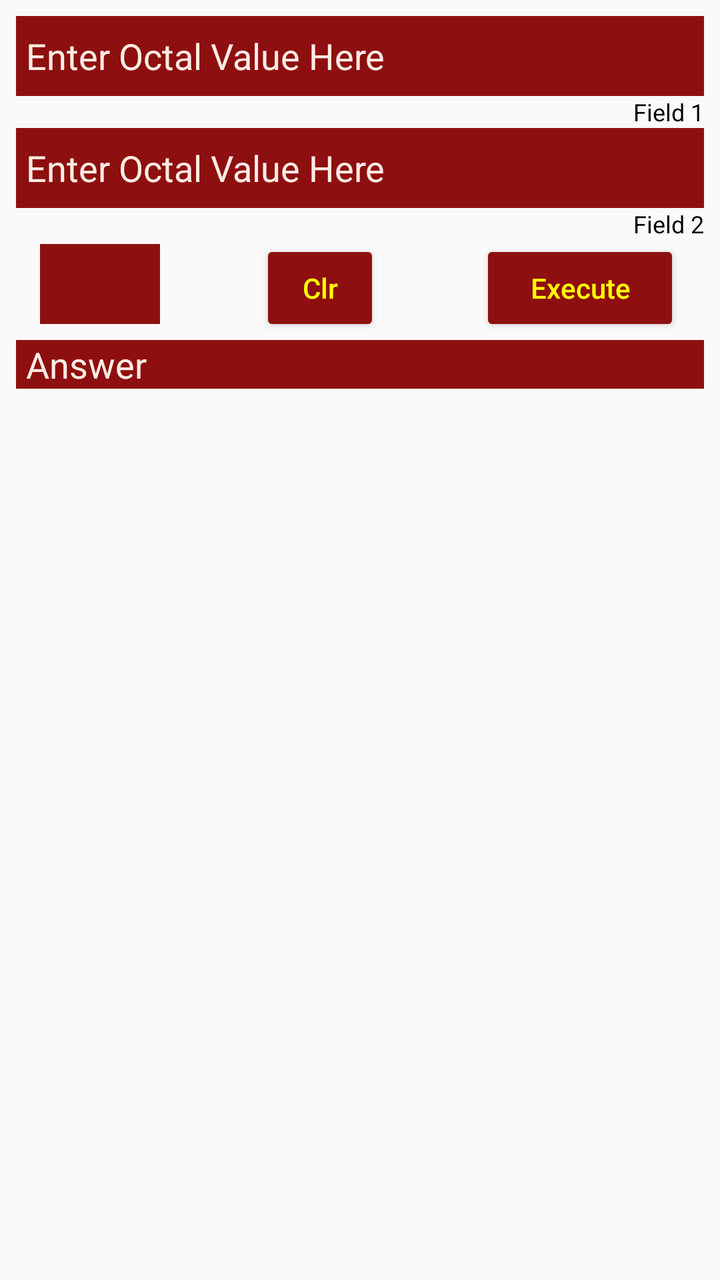
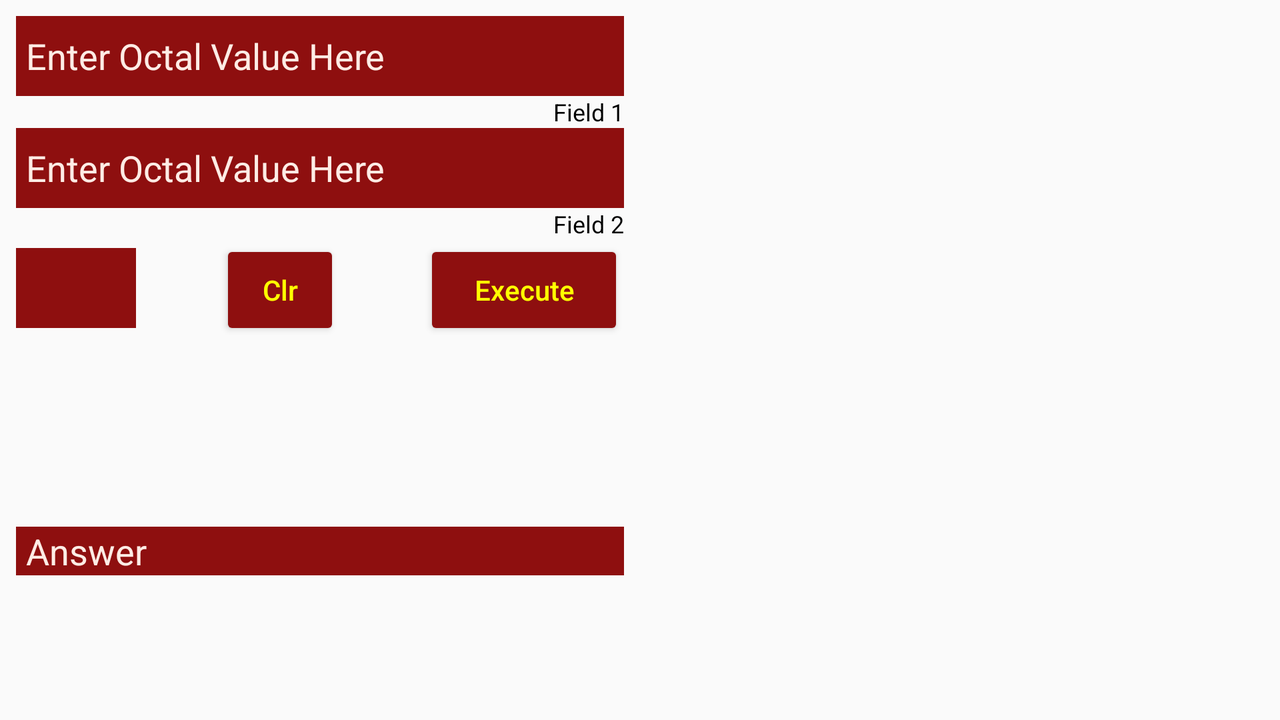

Compare how this app lays out the same screen by default and in its alternative resource folder. The renders come first, then the two layout files and the values they reference.
<!-- AndroidManifest.xml: application theme AppTheme -->
<!-- res/layout/octal_math_tab.xml -->
<?xml version="1.0" encoding="utf-8"?>
<androidx.constraintlayout.widget.ConstraintLayout xmlns:android="http://schemas.android.com/apk/res/android"
    xmlns:app="http://schemas.android.com/apk/res-auto"
    xmlns:tools="http://schemas.android.com/tools"
    android:layout_width="match_parent"
    android:layout_height="match_parent"
    android:focusable="true"
    android:clickable="true"
    android:background="@color/colorWhite"
    tools:context=".OctMathTab">


    <EditText
        android:id="@+id/octEditText1"
        android:layout_width="0dp"
        android:layout_height="40dp"
        android:layout_alignParentStart="true"
        android:layout_alignParentTop="true"
        android:layout_alignParentEnd="true"
        android:layout_marginStart="8dp"
        android:layout_marginTop="8dp"
        android:layout_marginEnd="8dp"
        android:background="@color/colorDevilRed"
        android:digits="-12345670"
        android:ems="10"
        android:hint="@string/oct_hint"
        android:importantForAutofill="no"
        android:inputType="numberSigned"
        android:maxLength="23"
        android:paddingStart="5dp"
        android:paddingEnd="5dp"
        android:textColor="@color/colorYellow"
        android:textColorHint="@color/colorLight"
        android:textCursorDrawable="@drawable/edit_text_cursor"
        android:textSize="18sp"
        app:layout_constraintEnd_toEndOf="parent"
        app:layout_constraintStart_toStartOf="parent"
        app:layout_constraintTop_toTopOf="parent" />

    <TextView
        android:id="@+id/octCounterField1"
        android:layout_width="wrap_content"
        android:layout_height="wrap_content"
        android:text="@string/field1"
        android:textColor="@android:color/black"
        android:textSize="12sp"
        app:layout_constraintBottom_toTopOf="@+id/octEditText2"
        app:layout_constraintEnd_toEndOf="@+id/octEditText1" />

    <EditText
        android:id="@+id/octEditText2"
        android:layout_width="0dp"
        android:layout_height="40dp"
        android:layout_below="@+id/octEditText1"
        android:layout_alignParentStart="true"
        android:layout_alignParentEnd="true"
        android:layout_marginStart="8dp"
        android:layout_marginTop="16dp"
        android:layout_marginEnd="8dp"
        android:background="@color/colorDevilRed"
        android:digits="-12345670"
        android:ems="10"
        android:hint="@string/oct_hint"
        android:importantForAutofill="no"
        android:inputType="number"
        android:maxLength="23"
        android:paddingStart="5dp"
        android:paddingEnd="5dp"
        android:textColor="@color/colorYellow"
        android:textColorHint="@color/colorLight"
        android:textCursorDrawable="@drawable/edit_text_cursor"
        android:textSize="18sp"
        app:layout_constraintEnd_toEndOf="parent"
        app:layout_constraintStart_toStartOf="parent"
        app:layout_constraintTop_toBottomOf="@+id/octEditText1" />

    <TextView
        android:id="@+id/octCounterField2"
        android:layout_width="wrap_content"
        android:layout_height="wrap_content"
        android:text="@string/field2"
        android:textColor="@android:color/black"
        android:textSize="12sp"
        app:layout_constraintBottom_toTopOf="@+id/octButton"
        app:layout_constraintEnd_toEndOf="@+id/octEditText2" />

    <Spinner
        android:id="@+id/octSp"
        android:layout_width="60dp"
        android:layout_height="40dp"
        android:layout_below="@+id/octEditText2"
        android:layout_alignParentStart="true"
        android:layout_marginStart="20dp"
        android:layout_marginTop="18dp"
        android:background="@color/colorDevilRed"
        android:contentDescription="@string/operator_choice"
        android:paddingStart="10dp"
        android:theme="@style/SpinnerStyle"
        app:layout_constraintStart_toStartOf="parent"
        app:layout_constraintTop_toBottomOf="@+id/octEditText2" />

    <TextView
        android:id="@+id/octAnswer"
        android:layout_width="0dp"
        android:layout_height="wrap_content"
        android:layout_below="@+id/octButton"
        android:layout_alignParentStart="true"
        android:layout_alignParentEnd="true"
        android:layout_marginStart="8dp"
        android:layout_marginTop="8dp"
        android:layout_marginEnd="8dp"
        android:background="@color/colorDevilRed"
        android:ems="10"
        android:hint="@string/answer"
        android:importantForAutofill="no"
        android:paddingStart="5dp"
        android:paddingEnd="5dp"
        android:textColor="@color/colorYellow"
        android:textColorHint="@color/colorLight"
        android:textSize="18sp"
        app:layout_constraintEnd_toEndOf="parent"
        app:layout_constraintStart_toStartOf="parent"
        app:layout_constraintTop_toBottomOf="@+id/octSp" />

    <Button
        android:id="@+id/octButton"
        android:layout_width="100dp"
        android:layout_height="48dp"
        android:layout_below="@+id/octEditText2"
        android:layout_alignParentEnd="true"
        android:layout_marginTop="16dp"
        android:layout_marginEnd="20dp"
        android:backgroundTint="@color/colorDevilRed"
        android:contentDescription="@string/execute"
        android:text="@string/execute"
        android:textAllCaps="false"
        android:textColor="@color/colorYellow"
        android:textSize="14sp"
        app:layout_constraintEnd_toEndOf="parent"
        app:layout_constraintTop_toBottomOf="@+id/octEditText2" />

    <Button
        android:id="@+id/octClearFieldButton"
        android:layout_width="60dp"
        android:layout_height="48dp"
        android:layout_marginTop="16dp"
        android:backgroundTint="@color/colorDevilRed"
        android:contentDescription="@string/clear_fields"
        android:text="@string/clear"
        android:textAllCaps="false"
        android:textColor="@color/colorYellow"
        android:textSize="14sp"
        app:layout_constraintEnd_toStartOf="@+id/octButton"
        app:layout_constraintStart_toEndOf="@+id/octSp"
        app:layout_constraintTop_toBottomOf="@+id/octEditText2" />

    <FrameLayout
        android:id="@+id/octKeyFrame"
        android:layout_width="0dp"
        android:layout_height="wrap_content"
        android:layout_marginStart="4dp"
        android:layout_marginEnd="4dp"
        app:layout_constraintBottom_toBottomOf="parent"
        app:layout_constraintEnd_toEndOf="parent"
        app:layout_constraintStart_toStartOf="parent"
        app:layout_constraintTop_toBottomOf="@+id/octAnswer" />

</androidx.constraintlayout.widget.ConstraintLayout>
<!-- resources referenced by this layout -->
<resources>
  <color name="colorDevilRed">#8E0F0F</color>
  <color name="colorLight">#FFECE5</color>
  <color name="colorYellow">#ffff00</color>
  <!-- drawable edit_text_cursor (drawable) -->
  <?xml version="1.0" encoding="utf-8"?>
  <shape xmlns:android="http://schemas.android.com/apk/res/android">
      <size android:width="2dp" />
      <solid android:color="@color/colorYellow" />
  
  </shape>
  <string name="answer">Answer</string>
  <string name="clear">Clr</string>
  <string name="clear_fields">clear fields</string>
  <string name="execute">Execute</string>
  <string name="field1">Field 1</string>
  <string name="field2">Field 2</string>
  <string name="oct_hint">Enter Octal Value Here</string>
  <string name="operator_choice">operator choice</string>
  <style name="SpinnerStyle" parent="@android:style/Widget.TextView.SpinnerItem">
              <item name="android:textColor">@color/colorLight</item>
              <item name="android:background">@color/colorDevilRed</item>
              <item name="android:popupBackground">@color/colorDevilRed</item>
  
          </style>
  <style name="AppTheme" parent="Theme.AppCompat.Light.DarkActionBar">
          
          <item name="colorPrimary">@color/colorPrimary</item>
          <item name="colorPrimaryDark">@color/colorPrimaryDark</item>
          <item name="colorAccent">@color/colorAccent</item>
      </style>
  <color name="colorPrimary">#008577</color>
  <color name="colorPrimaryDark">#00574B</color>
  <color name="colorAccent">#D81B60</color>
</resources>
<!-- res/layout-land/octal_math_tab.xml (the repository's variant of the layout above) -->
<!-- drawn on the phone turned sideways -->
<?xml version="1.0" encoding="utf-8"?>
<androidx.constraintlayout.widget.ConstraintLayout xmlns:android="http://schemas.android.com/apk/res/android"
    xmlns:app="http://schemas.android.com/apk/res-auto"
    xmlns:tools="http://schemas.android.com/tools"
    android:layout_width="match_parent"
    android:layout_height="match_parent"
    android:focusable="true"
    android:clickable="true"
    android:background="@color/colorWhite"
    tools:context=".OctMathTab">


    <ScrollView
        android:layout_width="0dp"
        android:layout_height="0dp"
        android:fillViewport="true"
        app:layout_constraintBottom_toBottomOf="parent"
        app:layout_constraintEnd_toStartOf="@+id/guidelineOct"
        app:layout_constraintHorizontal_bias="0.0"
        app:layout_constraintStart_toStartOf="parent"
        app:layout_constraintTop_toTopOf="parent"
        app:layout_constraintVertical_bias="0.459">

        <androidx.constraintlayout.widget.ConstraintLayout
            android:layout_width="match_parent"
            android:layout_height="wrap_content">

            <EditText
                android:id="@+id/octEditText1"
                android:layout_width="0dp"
                android:layout_height="40dp"
                android:layout_alignParentStart="true"
                android:layout_alignParentTop="true"
                android:layout_alignParentEnd="true"
                android:layout_marginStart="8dp"
                android:layout_marginTop="8dp"
                android:layout_marginEnd="8dp"
                android:background="@color/colorDevilRed"
                android:digits="-12345670"
                android:ems="10"
                android:hint="@string/oct_hint"
                android:importantForAutofill="no"
                android:inputType="numberSigned"
                android:maxLength="23"
                android:paddingStart="5dp"
                android:paddingEnd="5dp"
                android:textColor="@color/colorYellow"
                android:textColorHint="@color/colorLight"
                android:textCursorDrawable="@drawable/edit_text_cursor"
                android:textSize="18sp"
                app:layout_constraintEnd_toEndOf="parent"
                app:layout_constraintHorizontal_bias="1.0"
                app:layout_constraintStart_toStartOf="parent"
                app:layout_constraintTop_toTopOf="parent" />

            <TextView
                android:id="@+id/octCounterField1"
                android:layout_width="wrap_content"
                android:layout_height="wrap_content"
                android:layout_marginEnd="8dp"
                android:text="@string/field1"
                android:textColor="@android:color/black"
                android:textSize="12sp"
                app:layout_constraintBottom_toTopOf="@+id/octEditText2"
                app:layout_constraintEnd_toEndOf="parent" />

            <EditText
                android:id="@+id/octEditText2"
                android:layout_width="0dp"
                android:layout_height="40dp"
                android:layout_below="@+id/octEditText1"
                android:layout_alignParentStart="true"
                android:layout_alignParentEnd="true"
                android:layout_marginStart="8dp"
                android:layout_marginTop="16dp"
                android:layout_marginEnd="8dp"
                android:background="@color/colorDevilRed"
                android:digits="-12345670"
                android:ems="10"
                android:hint="@string/oct_hint"
                android:importantForAutofill="no"
                android:inputType="number"
                android:maxLength="23"
                android:paddingStart="5dp"
                android:paddingEnd="5dp"
                android:textColor="@color/colorYellow"
                android:textColorHint="@color/colorLight"
                android:textCursorDrawable="@drawable/edit_text_cursor"
                android:textSize="18sp"
                app:layout_constraintEnd_toEndOf="parent"
                app:layout_constraintStart_toStartOf="parent"
                app:layout_constraintTop_toBottomOf="@+id/octEditText1" />

            <TextView
                android:id="@+id/octCounterField2"
                android:layout_width="wrap_content"
                android:layout_height="wrap_content"
                android:layout_marginEnd="8dp"
                android:text="@string/field2"
                android:textColor="@android:color/black"
                android:textSize="12sp"
                app:layout_constraintBottom_toTopOf="@+id/octButton"
                app:layout_constraintEnd_toEndOf="parent" />

            <Spinner
                android:id="@+id/octSp"
                android:layout_width="60dp"
                android:layout_height="40dp"
                android:layout_below="@+id/octEditText2"
                android:layout_alignParentStart="true"
                android:layout_marginStart="8dp"
                android:layout_marginTop="20dp"
                android:background="@color/colorDevilRed"
                android:contentDescription="@string/operator_choice"
                android:theme="@style/SpinnerStyle"
                app:layout_constraintStart_toStartOf="parent"
                app:layout_constraintTop_toBottomOf="@+id/octEditText2" />

            <Button
                android:id="@+id/octButton"
                android:layout_width="100dp"
                android:layout_height="50dp"
                android:layout_below="@+id/octEditText2"
                android:layout_alignParentEnd="true"
                android:layout_marginTop="16dp"
                android:layout_marginEnd="8dp"
                android:backgroundTint="@color/colorDevilRed"
                android:contentDescription="@string/execute"
                android:text="@string/execute"
                android:textAllCaps="false"
                android:textColor="@color/colorYellow"
                app:layout_constraintEnd_toEndOf="parent"
                app:layout_constraintTop_toBottomOf="@+id/octEditText2" />

            <Button
                android:id="@+id/octClearFieldButton"
                android:layout_width="60dp"
                android:layout_height="50dp"
                android:layout_marginTop="16dp"
                android:backgroundTint="@color/colorDevilRed"
                android:contentDescription="@string/clear_fields"
                android:text="@string/clear"
                android:textAllCaps="false"
                android:textColor="@color/colorYellow"
                app:layout_constraintEnd_toStartOf="@+id/octButton"
                app:layout_constraintStart_toEndOf="@+id/octSp"
                app:layout_constraintTop_toBottomOf="@+id/octEditText2" />

            <TextView
                android:id="@+id/octAnswer"
                android:layout_width="0dp"
                android:layout_height="wrap_content"
                android:layout_below="@+id/octButton"
                android:layout_alignParentStart="true"
                android:layout_alignParentEnd="true"
                android:layout_marginStart="8dp"
                android:layout_marginTop="8dp"
                android:layout_marginEnd="8dp"
                android:layout_marginBottom="8dp"
                android:background="@color/colorDevilRed"
                android:ems="10"
                android:hint="@string/answer"
                android:importantForAutofill="no"
                android:paddingStart="5dp"
                android:paddingEnd="5dp"
                android:textColor="@color/colorYellow"
                android:textColorHint="@color/colorLight"
                android:textSize="18sp"
                app:layout_constraintBottom_toBottomOf="parent"
                app:layout_constraintEnd_toEndOf="parent"
                app:layout_constraintStart_toStartOf="parent"
                app:layout_constraintTop_toBottomOf="@+id/octClearFieldButton"
                app:layout_constraintVertical_bias="0.57" />

        </androidx.constraintlayout.widget.ConstraintLayout>
    </ScrollView>

    <FrameLayout
        android:id="@+id/octKeyFrame"
        android:layout_width="0dp"
        android:layout_height="wrap_content"
        android:layout_marginStart="4dp"
        android:layout_marginEnd="4dp"
        app:layout_constraintBottom_toBottomOf="parent"
        app:layout_constraintEnd_toEndOf="parent"
        app:layout_constraintStart_toStartOf="@+id/guidelineOct"
        app:layout_constraintTop_toTopOf="parent" />

    <androidx.constraintlayout.widget.Guideline
        android:id="@+id/guidelineOct"
        android:layout_width="wrap_content"
        android:layout_height="wrap_content"
        android:orientation="vertical"
        app:layout_constraintGuide_percent=".5" />

</androidx.constraintlayout.widget.ConstraintLayout>
